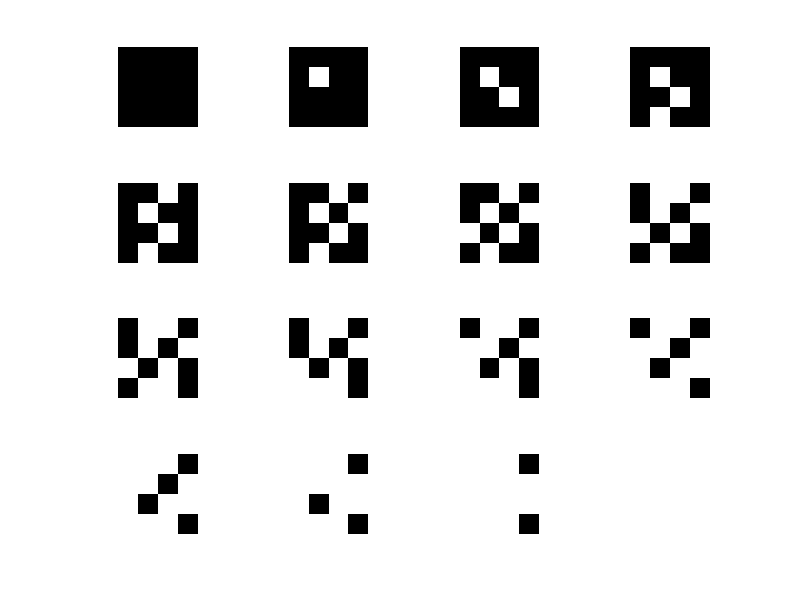

Source code (MATLAB): (Note: this script raises an error after producing the figure.)
%Vector Quanization
%

%------- generate my codebook -------------------
%  the same codewords as used in halftoning
V(:,:,1) = [0 0 0 0; 0 0 0 0; 0 0 0 0; 0 0 0 0];
V(:,:,2) = [0 0 0 0; 0 1 0 0; 0 0 0 0; 0 0 0 0];
V(:,:,3) = [0 0 0 0; 0 1 0 0; 0 0 1 0; 0 0 0 0];
V(:,:,4) = [0 0 0 0; 0 1 0 0; 0 0 1 0; 0 1 0 0];
V(:,:,5) = [0 0 1 0; 0 1 0 0; 0 0 1 0; 0 1 0 0];
V(:,:,6) = [0 0 1 0; 0 1 0 1; 0 0 1 0; 0 1 0 0];
V(:,:,7) = [0 0 1 0; 0 1 0 1; 1 0 1 0; 0 1 0 0];
V(:,:,8) = [0 1 1 0; 0 1 0 1; 1 0 1 0; 0 1 0 0];
V(:,:,9) = [0 1 1 0; 0 1 0 1; 1 0 1 0; 0 1 1 0];
V(:,:,10) = [0 1 1 0; 0 1 0 1; 1 0 1 0; 1 1 1 0];
V(:,:,11) = [0 1 1 0; 1 1 0 1; 1 0 1 0; 1 1 1 0];
V(:,:,12) = [0 1 1 0; 1 1 0 1; 1 0 1 1; 1 1 1 0];
V(:,:,13) = [1 1 1 0; 1 1 0 1; 1 0 1 1; 1 1 1 0];
V(:,:,14) = [1 1 1 0; 1 1 1 1; 1 0 1 1; 1 1 1 0];
V(:,:,15) = [1 1 1 0; 1 1 1 1; 1 1 1 1; 1 1 1 0];
V(:,:,16) = [1 1 1 1; 1 1 1 1; 1 1 1 1; 1 1 1 1];
%=======================================================

%------ codewords similar to haar features-------------
% V(:,:,1) = [0 0 0 0; 0 0 0 0; 0 0 0 0; 0 0 0 0];
% V(:,:,2) = [0 0 0 0; 0 0 0 0; 1 1 1 1; 1 1 1 1];
% V(:,:,3) = [0 0 1 1; 0 0 1 1; 0 0 1 1; 0 0 1 1];
% V(:,:,4) = [0 0 0 0; 1 0 0 0; 1 1 0 0; 1 1 1 0];
% V(:,:,5) = [0 0 0 0; 0 0 0 1; 0 0 1 1; 0 1 1 1];
% V(:,:,6) = [1 1 1 1; 0 0 1 1; 0 0 0 0; 0 0 0 0];
% V(:,:,7) = [0 0 0 0; 0 0 0 0; 0 0 1 1; 1 1 1 1];
% V(:,:,8) = [0 0 0 0; 0 1 1 0; 0 1 1 0; 0 0 0 0];
% V(:,:,9) = [1 1 1 1; 1 0 0 1; 1 0 0 1; 1 1 1 1];
% V(:,:,10) = [1 1 1 1; 1 1 1 1; 1 1 0 0; 0 0 0 0];
% V(:,:,11) = [0 0 0 0; 1 1 0 0; 1 1 1 1; 1 1 1 1];
% V(:,:,12) = [1 1 1 1; 1 1 1 0; 1 1 0 0; 1 0 0 0];
% V(:,:,13) = [1 1 1 1; 0 1 1 1; 0 0 1 1; 0 0 0 1];
% V(:,:,14) = [1 1 0 0; 1 1 0 0; 1 1 0 0; 1 1 0 0];
% V(:,:,15) = [1 1 1 1; 1 1 1 1; 0 0 0 0; 0 0 0 0];
% V(:,:,16) = [1 1 1 1; 1 1 1 1; 1 1 1 1; 1 1 1 1];
%=====================================================

figure % show all the codewords in my codebook
for i = 1:16
    subplot(4,4,i)
    imshow(V(:,:,i))
    pause
end

A = imread('Lenna.png');

Gra = rgb2gray(A);    % for color image, convert to gray image first
% Gra =A;
Gra = imresize(Gra,0.25);
 figure
 imshow(Gra)
 title('Original');
 
QGra = zeros(size(Gra));  %Quantized Gray Image
Ro = size(Gra,1);Co = size(Gra,2);  % Ro and Co must be integers of 2^n
Rv = size(V,1);Cv = size(V,2);Dv = size(V,3);

% --------------- perform VQ block by block --------------
for i = 1:Rv:Ro
    for j = 1:Cv:Co
        Temp1 = im2double(Gra(i:i+Rv-1,j:j+Cv-1));
        % cell(i,j) of the original image
        mindis = 100000;
        ind = 1;

        for k = 1:Dv  % searching for the closest codeword in the codebook
            Temp2 = V(:,:,k);
            dis = sum(sum(sqrt((Temp1 - Temp2).^2))); % Euclidean distance
            if(dis < mindis)
                mindis = dis;
                ind = k;
            end
        end
        QGra(i:i+Rv-1,j:j+Cv-1) = V(:,:,ind);
    end
end
% =======================================================

figure
imshow(QGra)
title('VQ2');